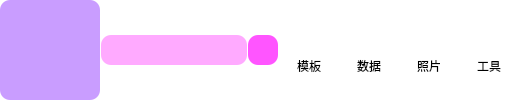
                   <widget class="QFrame" name="frame_3">
                    <property name="minimumSize">
                     <size>
                      <width>0</width>
                      <height>80</height>
                     </size>
                    </property>
                    <property name="styleSheet">
                     <string notr="true">background-color: rgb(255, 255, 255);
border-radius:10px;</string>
                    </property>
                    <property name="frameShape">
                     <enum>QFrame::StyledPanel</enum>
                    </property>
                    <property name="frameShadow">
                     <enum>QFrame::Raised</enum>
                    </property>
                    <layout class="QHBoxLayout" name="horizontalLayout_7" stretch="1,3,2">
                     <property name="spacing">
                      <number>0</number>
                     </property>
                     <property name="leftMargin">
                      <number>0</number>
                     </property>
                     <property name="topMargin">
                      <number>0</number>
                     </property>
                     <property name="rightMargin">
                      <number>0</number>
                     </property>
                     <property name="bottomMargin">
                      <number>0</number>
                     </property>
                     <item>
                      <widget class="QFrame" name="frame_9">
                       <property name="minimumSize">
                        <size>
                         <width>100</width>
                         <height>0</height>
                        </size>
                       </property>
                       <property name="styleSheet">
                        <string notr="true">background-color: rgb(201, 157, 255);</string>
                       </property>
                       <property name="frameShape">
                        <enum>QFrame::StyledPanel</enum>
                       </property>
                       <property name="frameShadow">
                        <enum>QFrame::Raised</enum>
                       </property>
                       <layout class="QHBoxLayout" name="horizontalLayout_9"/>
                      </widget>
                     </item>
                     <item>
                      <widget class="QFrame" name="frame_7">
                       <property name="styleSheet">
                        <string notr="true">QFrame:hover{background-color:rgb(234,234,234)}</string>
                       </property>
                       <property name="frameShape">
                        <enum>QFrame::StyledPanel</enum>
                       </property>
                       <property name="frameShadow">
                        <enum>QFrame::Raised</enum>
                       </property>
                       <layout class="QHBoxLayout" name="horizontalLayout_6" stretch="20,0">
                        <property name="spacing">
                         <number>1</number>
                        </property>
                        <property name="leftMargin">
                         <number>1</number>
                        </property>
                        <property name="topMargin">
                         <number>1</number>
                        </property>
                        <property name="rightMargin">
                         <number>1</number>
                        </property>
                        <property name="bottomMargin">
                         <number>1</number>
                        </property>
                        <item>
                         <widget class="QLineEdit" name="lineEdit">
                          <property name="sizePolicy">
                           <sizepolicy hsizetype="Expanding" vsizetype="Fixed">
                            <horstretch>0</horstretch>
                            <verstretch>0</verstretch>
                           </sizepolicy>
                          </property>
                          <property name="minimumSize">
                           <size>
                            <width>0</width>
                            <height>30</height>
                           </size>
                          </property>
                          <property name="styleSheet">
                           <string notr="true">background-color: rgb(255, 170, 255);</string>
                          </property>
                          <property name="inputMask">
                           <string/>
                          </property>
                          <property name="text">
                           <string/>
                          </property>
                         </widget>
                        </item>
                        <item>
                         <widget class="QPushButton" name="pushButton_10">
                          <property name="sizePolicy">
                           <sizepolicy hsizetype="Fixed" vsizetype="Fixed">
                            <horstretch>0</horstretch>
                            <verstretch>0</verstretch>
                           </sizepolicy>
                          </property>
                          <property name="minimumSize">
                           <size>
                            <width>30</width>
                            <height>30</height>
                           </size>
                          </property>
                          <property name="maximumSize">
                           <size>
                            <width>30</width>
                            <height>30</height>
                           </size>
                          </property>
                          <property name="styleSheet">
                           <string notr="true">background-color: rgb(255, 85, 255);</string>
                          </property>
                          <property name="text">
                           <string/>
                          </property>
                          <property name="icon">
                           <iconset>
                            <normaloff>:/新前缀/icon/blue_octopus.ico</normaloff>:/新前缀/icon/blue_octopus.ico</iconset>
                          </property>
                         </widget>
                        </item>
                       </layout>
                      </widget>
                     </item>
                     <item>
                      <widget class="QFrame" name="frame_8">
                       <property name="font">
                        <font>
                         <family>华文新魏</family>
                         <pointsize>11</pointsize>
                         <weight>50</weight>
                         <italic>false</italic>
                         <bold>false</bold>
                        </font>
                       </property>
                       <property name="styleSheet">
                        <string notr="true">font: 11pt &quot;华文新魏&quot;;
border-style:outset</string>
                       </property>
                       <property name="frameShape">
                        <enum>QFrame::StyledPanel</enum>
                       </property>
                       <property name="frameShadow">
                        <enum>QFrame::Raised</enum>
                       </property>
                       <layout class="QHBoxLayout" name="horizontalLayout_2">
                        <property name="spacing">
                         <number>0</number>
                        </property>
                        <property name="leftMargin">
                         <number>0</number>
                        </property>
                        <property name="topMargin">
                         <number>0</number>
                        </property>
                        <property name="rightMargin">
                         <number>0</number>
                        </property>
                        <property name="bottomMargin">
                         <number>0</number>
                        </property>
                        <item>
                         <spacer name="horizontalSpacer">
                          <property name="orientation">
                           <enum>Qt::Horizontal</enum>
                          </property>
                          <property name="sizeHint" stdset="0">
                           <size>
                            <width>40</width>
                            <height>20</height>
                           </size>
                          </property>
                         </spacer>
                        </item>
                        <item>
                         <widget class="MyFrame" name="fra_user_tem">
                          <property name="sizePolicy">
                           <sizepolicy hsizetype="Preferred" vsizetype="Preferred">
                            <horstretch>0</horstretch>
                            <verstretch>0</verstretch>
                           </sizepolicy>
                          </property>
                          <property name="minimumSize">
                           <size>
                            <width>60</width>
                            <height>0</height>
                           </size>
                          </property>
                          <property name="styleSheet">
                           <string notr="true"/>
                          </property>
                          <property name="frameShape">
                           <enum>QFrame::StyledPanel</enum>
                          </property>
                          <property name="frameShadow">
                           <enum>QFrame::Raised</enum>
                          </property>
                          <layout class="QVBoxLayout" name="verticalLayout_5">
                           <property name="spacing">
                            <number>0</number>
                           </property>
                           <property name="leftMargin">
                            <number>0</number>
                           </property>
                           <property name="topMargin">
                            <number>12</number>
                           </property>
                           <property name="rightMargin">
                            <number>0</number>
                           </property>
                           <property name="bottomMargin">
                            <number>10</number>
                           </property>
                           <item alignment="Qt::AlignHCenter">
                            <widget class="QLabel" name="label">
                             <property name="sizePolicy">
                              <sizepolicy hsizetype="Preferred" vsizetype="Preferred">
                               <horstretch>0</horstretch>
                               <verstretch>0</verstretch>
                              </sizepolicy>
                             </property>
                             <property name="minimumSize">
                              <size>
                               <width>0</width>
                               <height>0</height>
                              </size>
                             </property>
                             <property name="maximumSize">
                              <size>
                               <width>30</width>
                               <height>30</height>
                              </size>
                             </property>
                             <property name="text">
                              <string/>
                             </property>
                             <property name="pixmap">
                              <pixmap resource="icon_.qrc">:/btn/icon/blue_octopus.ico</pixmap>
                             </property>
                             <property name="scaledContents">
                              <bool>true</bool>
                             </property>
                            </widget>
                           </item>
                           <item>
                            <widget class="QLabel" name="label_3">
                             <property name="text">
                              <string>模板</string>
                             </property>
                             <property name="alignment">
                              <set>Qt::AlignCenter</set>
                             </property>
                            </widget>
                           </item>
                          </layout>
                         </widget>
                        </item>
                        <item>
                         <widget class="MyFrame" name="fra_user_data">
                          <property name="sizePolicy">
                           <sizepolicy hsizetype="Preferred" vsizetype="Preferred">
                            <horstretch>0</horstretch>
                            <verstretch>0</verstretch>
                           </sizepolicy>
                          </property>
                          <property name="minimumSize">
                           <size>
                            <width>60</width>
                            <height>0</height>
                           </size>
                          </property>
                          <property name="frameShape">
                           <enum>QFrame::StyledPanel</enum>
                          </property>
                          <property name="frameShadow">
                           <enum>QFrame::Raised</enum>
                          </property>
                          <layout class="QVBoxLayout" name="verticalLayout_6">
                           <property name="spacing">
                            <number>0</number>
                           </property>
                           <property name="leftMargin">
                            <number>0</number>
                           </property>
                           <property name="topMargin">
                            <number>12</number>
                           </property>
                           <property name="rightMargin">
                            <number>0</number>
                           </property>
                           <property name="bottomMargin">
                            <number>10</number>
                           </property>
                           <item alignment="Qt::AlignHCenter">
                            <widget class="QLabel" name="label_4">
                             <property name="sizePolicy">
                              <sizepolicy hsizetype="Preferred" vsizetype="Preferred">
                               <horstretch>0</horstretch>
                               <verstretch>0</verstretch>
                              </sizepolicy>
                             </property>
                             <property name="minimumSize">
                              <size>
                               <width>0</width>
                               <height>0</height>
                              </size>
                             </property>
                             <property name="maximumSize">
                              <size>
                               <width>30</width>
                               <height>30</height>
                              </size>
                             </property>
                             <property name="text">
                              <string/>
                             </property>
                             <property name="pixmap">
                              <pixmap resource="icon_.qrc">:/btn/icon/blue_octopus.ico</pixmap>
                             </property>
                             <property name="scaledContents">
                              <bool>true</bool>
                             </property>
                            </widget>
                           </item>
                           <item>
                            <widget class="QLabel" name="label_5">
                             <property name="text">
                              <string>数据</string>
                             </property>
                             <property name="alignment">
                              <set>Qt::AlignCenter</set>
                             </property>
                            </widget>
                           </item>
                          </layout>
                         </widget>
                        </item>
                        <item>
                         <widget class="MyFrame" name="fra_user_pho">
                          <property name="sizePolicy">
                           <sizepolicy hsizetype="Preferred" vsizetype="Preferred">
                            <horstretch>0</horstretch>
                            <verstretch>0</verstretch>
                           </sizepolicy>
                          </property>
                          <property name="minimumSize">
                           <size>
                            <width>60</width>
                            <height>0</height>
                           </size>
                          </property>
                          <property name="frameShape">
                           <enum>QFrame::StyledPanel</enum>
                          </property>
                          <property name="frameShadow">
                           <enum>QFrame::Raised</enum>
                          </property>
                          <layout class="QVBoxLayout" name="verticalLayout_8">
                           <property name="spacing">
                            <number>0</number>
                           </property>
                           <property name="leftMargin">
                            <number>0</number>
                           </property>
                           <property name="topMargin">
                            <number>12</number>
                           </property>
                           <property name="rightMargin">
                            <number>0</number>
                           </property>
                           <property name="bottomMargin">
                            <number>10</number>
                           </property>
                           <item alignment="Qt::AlignHCenter">
                            <widget class="QLabel" name="label_8">
                             <property name="sizePolicy">
                              <sizepolicy hsizetype="Preferred" vsizetype="Preferred">
                               <horstretch>0</horstretch>
                               <verstretch>0</verstretch>
                              </sizepolicy>
                             </property>
                             <property name="minimumSize">
                              <size>
                               <width>0</width>
                               <height>0</height>
                              </size>
                             </property>
                             <property name="maximumSize">
                              <size>
                               <width>30</width>
                               <height>30</height>
                              </size>
                             </property>
                             <property name="text">
                              <string/>
                             </property>
                             <property name="pixmap">
                              <pixmap resource="icon_.qrc">:/btn/icon/blue_octopus.ico</pixmap>
                             </property>
                             <property name="scaledContents">
                              <bool>true</bool>
                             </property>
                            </widget>
                           </item>
                           <item>
                            <widget class="QLabel" name="label_9">
                             <property name="text">
                              <string>照片</string>
                             </property>
                             <property name="alignment">
                              <set>Qt::AlignCenter</set>
                             </property>
                            </widget>
                           </item>
                          </layout>
                         </widget>
                        </item>
                        <item>
                         <widget class="MyFrame" name="fra_user_tool">
                          <property name="sizePolicy">
                           <sizepolicy hsizetype="Preferred" vsizetype="Preferred">
                            <horstretch>0</horstretch>
                            <verstretch>0</verstretch>
                           </sizepolicy>
                          </property>
                          <property name="minimumSize">
                           <size>
                            <width>60</width>
                            <height>0</height>
                           </size>
                          </property>
                          <property name="frameShape">
                           <enum>QFrame::StyledPanel</enum>
                          </property>
                          <property name="frameShadow">
                           <enum>QFrame::Raised</enum>
                          </property>
                          <layout class="QVBoxLayout" name="verticalLayout_7">
                           <property name="spacing">
                            <number>0</number>
                           </property>
                           <property name="leftMargin">
                            <number>0</number>
                           </property>
                           <property name="topMargin">
                            <number>12</number>
                           </property>
                           <property name="rightMargin">
                            <number>0</number>
                           </property>
                           <property name="bottomMargin">
                            <number>10</number>
                           </property>
                           <item alignment="Qt::AlignHCenter">
                            <widget class="QLabel" name="label_6">
                             <property name="sizePolicy">
                              <sizepolicy hsizetype="Preferred" vsizetype="Preferred">
                               <horstretch>0</horstretch>
                               <verstretch>0</verstretch>
                              </sizepolicy>
                             </property>
                             <property name="minimumSize">
                              <size>
                               <width>0</width>
                               <height>0</height>
                              </size>
                             </property>
                             <property name="maximumSize">
                              <size>
                               <width>30</width>
                               <height>30</height>
                              </size>
                             </property>
                             <property name="text">
                              <string/>
                             </property>
                             <property name="pixmap">
                              <pixmap resource="icon_.qrc">:/btn/icon/blue_octopus.ico</pixmap>
                             </property>
                             <property name="scaledContents">
                              <bool>true</bool>
                             </property>
                            </widget>
                           </item>
                           <item>
                            <widget class="QLabel" name="label_7">
                             <property name="text">
                              <string>工具</string>
                             </property>
                             <property name="alignment">
                              <set>Qt::AlignCenter</set>
                             </property>
                            </widget>
                           </item>
                          </layout>
                         </widget>
                        </item>
                       </layout>
                      </widget>
                     </item>
                    </layout>
                   </widget>
